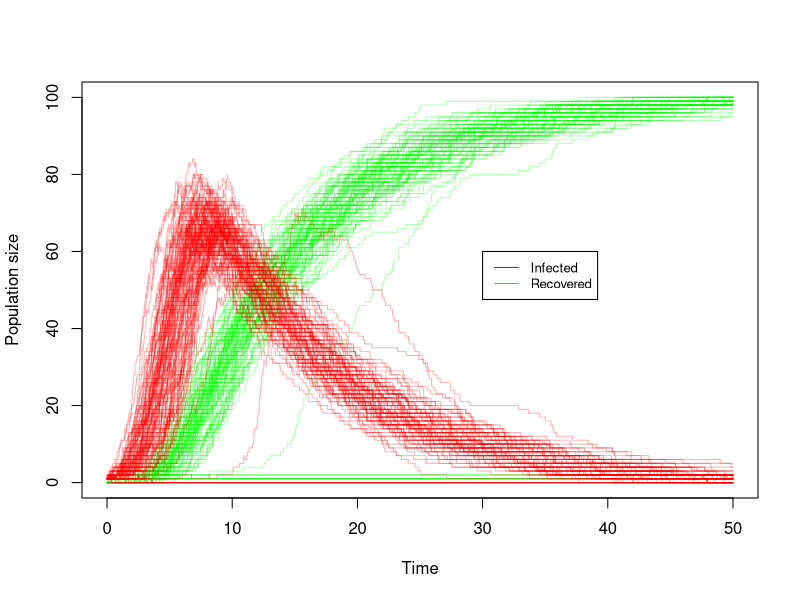

The R script that drew this image:
# S I R
# http://alexeidrummond.org/bayesian_phylo_lectures/lecture13/SIR_demo.js

# setwd("~/WorkSpace/BayesianInference")

Tinf <- function(S,I,R) {
  return(pub.beta * S * I)
}

Trem <- function(S,I,R) {
  return(pub.mu*I)
}

# T is final time
getStochastic <- function(T) {
  S = c(pub.N-1) 
  I=c(1)
  R=c(0)
  t=(0)
  
  i = 1 # R index starts from 1
  while (t[i] <= T) {
    Ti = Tinf(S[i], I[i], R[i])
    Tr = Trem(S[i], I[i], R[i])
    T0 = Ti + Tr
    
    if (T0 == 0)
      break
    
    dt = -log(runif(1))/T0
    if (t[i] + dt > T)
      break
    
    t = c(t, t[i] + dt)
    
    if (runif(1)*T0 < Ti) {
      # Infection
      S = c(S, S[i]-1)
      I = c(I, I[i]+1)
      R = c(R, R[i])
    } else {
      # Recovery
      S = c(S, S[i])
      I = c(I, I[i]-1)
      R = c(R, R[i]+1)
    }
    
    i = i + 1
  }
  
  S = c(S, S[i])
  I = c(I, I[i])
  R = c(R, R[i])
  t = c(t, T)
  R0 = getR0(S,I,R,t)
  
  return(list(S=S,I=I,R=R,t=t, R0=R0))
}

getDeterministic <- function(T, nSteps) {
  
  dt = T/(nSteps - 1)
  
  S = c(pub.N-1) 
  I=c(1)
  R=c(0)
  t=(0)
  
  # R index starts from 1
  for (i in 2:nSteps) {
    #Semi-implicit algorithm (uses numerical estimate of dx/dt at t+0.5dt)
    Sp = c(S[i-1])
    Ip = c(I[i-1])
    Rp = c(R[i-1]) 
    
    for (iter in 1:3) {
      Spp = S[i-1] - Tinf(Sp,Ip,Rp)*0.5*dt
      Ipp = I[i-1] + (Tinf(Sp,Ip,Rp) - Trem(Sp,Ip,Rp))*0.5*dt
      Rpp = R[i-1] + Trem(Sp,Ip,Rp)*0.5*dt
      
      Sp = Spp
      Ip = Ipp
      Rp = Rpp
    }
    
    S = c(S, Sp*2 - S[i-1])
    I = c(I, Ip*2 - I[i-1])
    R = c(R, Rp*2 - R[i-1])
    t = c(t, t[i-1] + dt)
  }
  
  R0 = getR0(S,I,R,t)
  return(list(S=S,I=I,R=R,t=t,R0=R0))
}

getR0 <- function(S,I,R,t) {
  R0 = c()
  for (j in 1:length(t)) {
    R0 = c(R0, Tinf(S[j],I[j],R[j])/Trem(S[j],I[j],R[j]) )
  }
  return(R0)
}

createPlot <- function(result=list()) {
  library(tidyverse)
  print(names(sto))
  df <- data.frame(sto) 
  scale2ndy = 0.15
  df[,"R0"] = df[,"R0"] / scale2ndy
  df <- df %>% as_tibble %>% gather("name", "y", -t)
  
  
  library(ggplot2)
  p <- ggplot(df, aes(x=t, y=y, group=name, color=name)) +
    geom_line() + 
    scale_y_continuous(
      "Population size", 
      sec.axis = sec_axis(~ . * scale2ndy, name = "Effective reproductive number")
    ) +
    xlab("Time") + theme_classic() 
  return(p)
}



pub.N = 100
pub.beta = 0.01
pub.mu = 0.1

sim <- list()
for (s in 1:100) {
  sim[[s]] <- getStochastic(50)
}

pdf(file = "SIRir.pdf", width = 5, height = 5)
plot(x=sim[[1]]$t,sim[[1]]$R, type="s", ylim = c(0,100), 
     col = rgb(red = 0, green = 1, blue = 0, alpha = 0.3),
     xlab="Time", ylab="Population size")
for (s in 2:100) {
  lines(x=sim[[s]]$t,sim[[s]]$R, type="s", ylim = c(0,100), 
        col = rgb(red = 0, green = 1, blue = 0, alpha = 0.3))
}
for (s in 1:100) {
  lines(x=sim[[s]]$t,sim[[s]]$I, type="s", ylim = c(0,100), 
        col = rgb(red = 1, green = 0, blue = 0, alpha = 0.3))
}
legend(30, 60, legend=c("Infected", "Recovered"),
       col=c("red", "green"), lty=1:1, cex=0.8)
dev.off()


#sto <- getStochastic(50)
#sto
#p <- createPlot(sto)
#p
#ggsave("SIRstochastic.pdf", p, width = 8, height = 4)

#det <- getDeterministic(50, nSteps=50)
#det
#p <- createPlot(det)
#p
#ggsave("SIRdeterministic.pdf", p, width = 8, height = 4)
